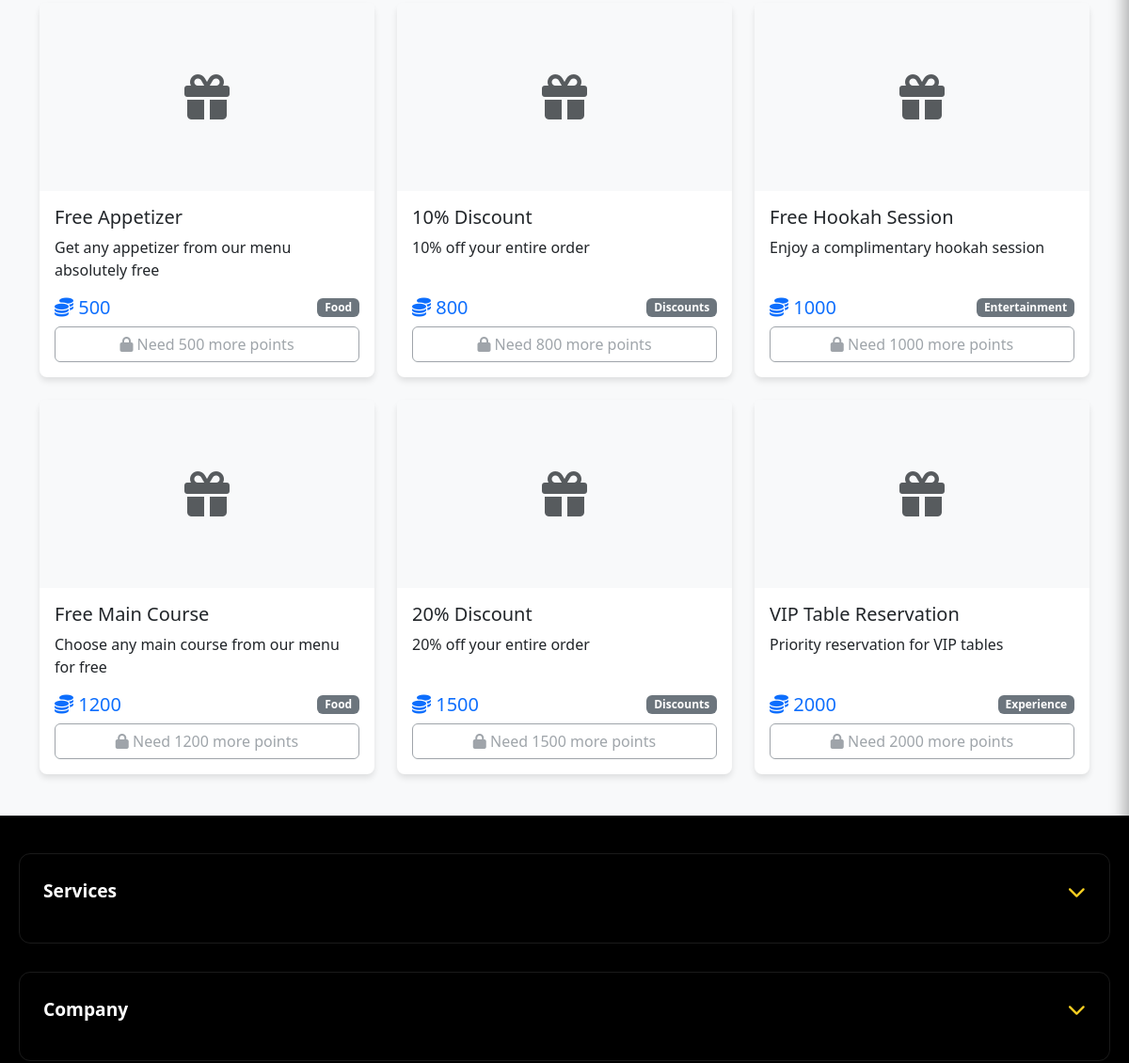
Before: /loyalty/rewards (signed in, middle part) with the older database file.
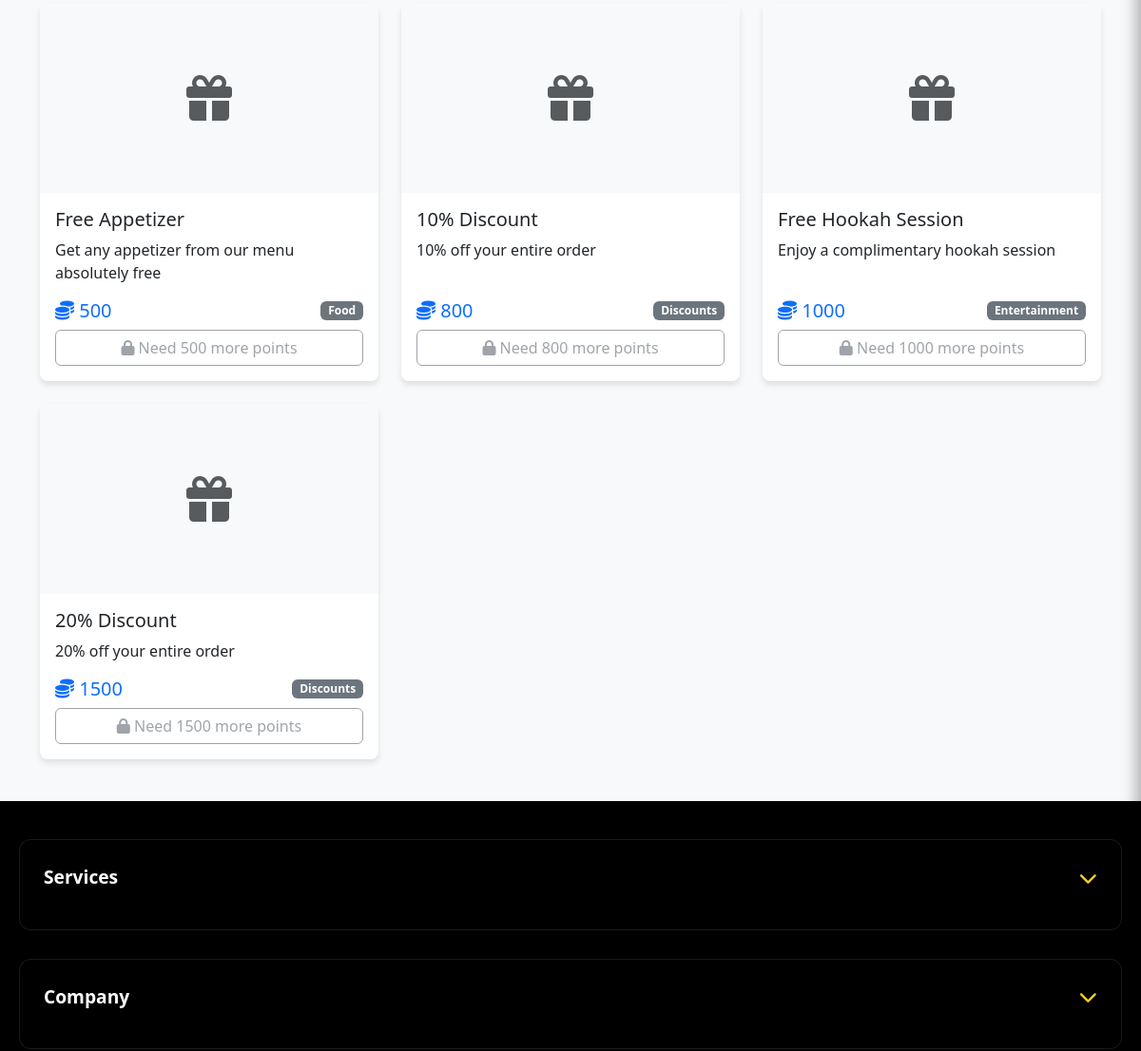
After: the same page with the newer database file.
### app/models.py (models this page shows, shortened)
class RewardItem(db.Model):
    __tablename__ = 'reward_items'
    reward_id = db.Column(db.Integer, primary_key=True)
    name = db.Column(db.String(100), nullable=False)
    description = db.Column(db.Text, nullable=True)
    points_required = db.Column(db.Integer, nullable=False)
    item_id = db.Column(db.Integer, db.ForeignKey('menu_items.item_id'), nullable=True)
    category = db.Column(db.String(50), nullable=True)
    status = db.Column(db.Enum('active', 'inactive', 'expired', name='reward_status'),
                      nullable=False, default='active')
    expiry_date = db.Column(db.DateTime, nullable=True)
    created_at = db.Column(db.DateTime, default=datetime.utcnow)
    redemptions = db.relationship('RewardRedemption', backref='reward', lazy='dynamic')

### app/modules/loyalty/routes.py (the view)
@bp.route('/rewards')
@login_required
def rewards_catalog():
    loyalty = CustomerLoyalty.query.filter_by(user_id=current_user.user_id).first()
    user_points = loyalty.total_points if loyalty else 0
    category = request.args.get('category', '')
    query = RewardItem.query.filter_by(status='active').filter(
        db.or_(
            RewardItem.expiry_date.is_(None),
            RewardItem.expiry_date > datetime.utcnow()
        )
    )
    if category:
        query = query.filter_by(category=category)
    rewards = query.order_by(RewardItem.points_required.asc()).all()
    categories = db.session.query(RewardItem.category).filter_by(
        status='active'
    ).distinct().all()
    categories = [cat[0] for cat in categories if cat[0]]
    return render_template('loyalty_rewards.html',
                         rewards=rewards,
                         categories=categories,
                         selected_category=category,
                         user_points=user_points)

### app/extensions.py (called while the page is built)
def init_extensions(app):
    db.init_app(app)
    login_manager.init_app(app)
    migrate.init_app(app, db)
    socketio.init_app(app, cors_allowed_origins="*")
    csrf.init_app(app)
    login_manager.login_view = 'auth.login'
    login_manager.login_message = 'Please log in to access this page.'
    login_manager.login_message_category = 'info'
    @login_manager.user_loader
    def load_user(user_id):
        from app.models import User
        return User.query.get(int(user_id))

### app/models.py (called while the page is built)
    def is_admin(self):
        return self.role == 'admin'

### app/modules/loyalty/templates/loyalty_rewards.html (shortened to what this page needs)
{% extends "shared/base.html" %}
{% block content %}
<div class="container mt-4">
    <div class="row">
        <div class="col-md-12">
            <div class="tab-content" id="rewardTabContent">
                <div class="tab-pane fade show active" id="all" role="tabpanel">
                    <div class="row" id="all-rewards">
                        {% for reward in rewards %}
                        <div class="col-md-6 col-lg-4 mb-4 reward-card" data-category="{{ reward.category or 'other' }}">
                            <div class="card h-100 {% if current_user.loyalty_account and current_user.loyalty_account.points >= reward.points_required %}border-success{% else %}border-secondary{% endif %}">
                                {% if reward.image_url %}
                                <img src="{{ reward.image_url }}" class="card-img-top" alt="{{ reward.name }}" style="height: 200px; object-fit: cover;">
                                {% else %}
                                <div class="card-img-top bg-light d-flex align-items-center justify-content-center" style="height: 200px;">
                                    <i class="fas fa-gift fa-3x text-muted"></i>
                                </div>
                                {% endif %}
                                <div class="card-body d-flex flex-column">
                                    <h5 class="card-title">{{ reward.name }}</h5>
                                    <p class="card-text flex-grow-1">{{ reward.description }}</p>
                                    <div class="mt-auto">
                                        <div class="d-flex justify-content-between align-items-center mb-2">
                                            <span class="h5 mb-0 text-primary">
                                                <i class="fas fa-coins"></i> {{ reward.points_required }}
                                            </span>
                                            {% if reward.category %}
                                            <span class="badge bg-secondary">{{ reward.category.title() }}</span>
                                            {% endif %}
                                        </div>
                                        {% if current_user.loyalty_account and current_user.loyalty_account.points >= reward.points_required %}
                                        <button class="btn btn-success w-100 redeem-btn"
                                                data-reward-id="{{ reward.id }}"
                                                data-points="{{ reward.points_required }}"
                                                data-name="{{ reward.name }}">
                                            <i class="fas fa-check"></i> Redeem Now
                                        </button>
                                        {% else %}
                                        <button class="btn btn-outline-secondary w-100" disabled>
                                            <i class="fas fa-lock"></i>
                                            Need {{ reward.points_required - (current_user.loyalty_account.points if current_user.loyalty_account else 0) }} more points
                                        </button>
                                        {% endif %}
                                    </div>
                                </div>
                            </div>
                        </div>
                        {% endfor %}
                    </div>
                </div>
            </div>
        </div>
    </div>
</div>
{% endblock %}

Changed rows visible on the page:
no longer on this page (row edited): RewardItem: name "Free Main Course", description "Choose any main course from our menu for free", points_required "1200", category "Food"
removed RewardItem: name "VIP Table Reservation", description "Priority reservation for VIP tables", points_required "2000", category "Experience"
